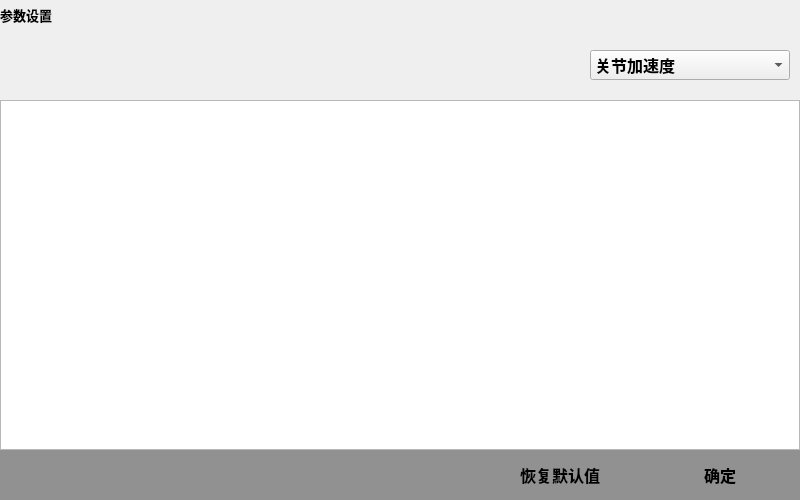
<?xml version="1.0" encoding="UTF-8"?>
<ui version="4.0">
 <class>HMI_ParaSet</class>
 <widget class="QWidget" name="HMI_ParaSet">
  <property name="geometry">
   <rect>
    <x>0</x>
    <y>0</y>
    <width>800</width>
    <height>500</height>
   </rect>
  </property>
  <property name="windowTitle">
   <string>Form</string>
  </property>
  <widget class="QStackedWidget" name="stackedWidget">
   <property name="geometry">
    <rect>
     <x>0</x>
     <y>0</y>
     <width>800</width>
     <height>500</height>
    </rect>
   </property>
   <widget class="QWidget" name="page">
    <widget class="QWidget" name="widget" native="true">
     <property name="geometry">
      <rect>
       <x>0</x>
       <y>450</y>
       <width>800</width>
       <height>50</height>
      </rect>
     </property>
     <property name="styleSheet">
      <string notr="true">background-color: rgba(145, 145, 145,);
</string>
     </property>
     <widget class="QPushButton" name="btn_acq">
      <property name="geometry">
       <rect>
        <x>480</x>
        <y>0</y>
        <width>160</width>
        <height>50</height>
       </rect>
      </property>
      <property name="font">
       <font>
        <pointsize>12</pointsize>
        <weight>75</weight>
        <bold>true</bold>
       </font>
      </property>
      <property name="text">
       <string>恢复默认值</string>
      </property>
      <property name="flat">
       <bool>true</bool>
      </property>
     </widget>
     <widget class="QPushButton" name="btn_ok">
      <property name="geometry">
       <rect>
        <x>640</x>
        <y>0</y>
        <width>160</width>
        <height>50</height>
       </rect>
      </property>
      <property name="font">
       <font>
        <pointsize>12</pointsize>
        <weight>75</weight>
        <bold>true</bold>
       </font>
      </property>
      <property name="text">
       <string>确定</string>
      </property>
      <property name="flat">
       <bool>true</bool>
      </property>
     </widget>
    </widget>
    <widget class="QLabel" name="label_Pos">
     <property name="geometry">
      <rect>
       <x>0</x>
       <y>5</y>
       <width>800</width>
       <height>20</height>
      </rect>
     </property>
     <property name="font">
      <font>
       <pointsize>10</pointsize>
       <weight>75</weight>
       <bold>true</bold>
      </font>
     </property>
     <property name="text">
      <string>参数设置</string>
     </property>
    </widget>
    <widget class="QTableWidget" name="tableWidget">
     <property name="geometry">
      <rect>
       <x>0</x>
       <y>100</y>
       <width>800</width>
       <height>350</height>
      </rect>
     </property>
     <property name="font">
      <font>
       <pointsize>12</pointsize>
       <weight>75</weight>
       <bold>true</bold>
      </font>
     </property>
    </widget>
    <widget class="QComboBox" name="comboBox">
     <property name="geometry">
      <rect>
       <x>590</x>
       <y>50</y>
       <width>200</width>
       <height>30</height>
      </rect>
     </property>
     <property name="font">
      <font>
       <pointsize>12</pointsize>
       <weight>75</weight>
       <bold>true</bold>
      </font>
     </property>
     <item>
      <property name="text">
       <string>关节加速度</string>
      </property>
     </item>
     <item>
      <property name="text">
       <string>笛卡尔加速度</string>
      </property>
     </item>
     <item>
      <property name="text">
       <string>奇异点</string>
      </property>
     </item>
     <item>
      <property name="text">
       <string>机器人配置</string>
      </property>
     </item>
     <item>
      <property name="text">
       <string>偏移参数</string>
      </property>
     </item>
    </widget>
   </widget>
  </widget>
 </widget>
 <resources/>
 <connections/>
</ui>
